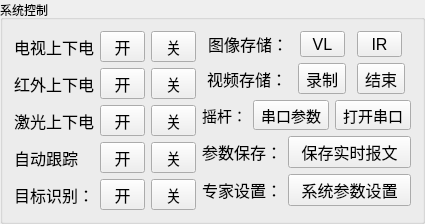
        <widget class="QGroupBox" name="groupBox_3">
         <property name="minimumSize">
          <size>
           <width>0</width>
           <height>220</height>
          </size>
         </property>
         <property name="maximumSize">
          <size>
           <width>16777215</width>
           <height>16777215</height>
          </size>
         </property>
         <property name="title">
          <string>系统控制</string>
         </property>
         <layout class="QHBoxLayout" name="horizontalLayout">
          <item>
           <layout class="QVBoxLayout" name="verticalLayout_2">
            <item>
             <layout class="QHBoxLayout" name="horizontalLayout_105" stretch="0,0,0">
              <item>
               <widget class="QLabel" name="label_58">
                <property name="maximumSize">
                 <size>
                  <width>80</width>
                  <height>16777215</height>
                 </size>
                </property>
                <property name="font">
                 <font>
                  <family>Arial</family>
                  <pointsize>12</pointsize>
                  <weight>50</weight>
                  <bold>false</bold>
                 </font>
                </property>
                <property name="text">
                 <string>电视上下电：</string>
                </property>
               </widget>
              </item>
              <item>
               <widget class="QToolButton" name="toolButton_VI_ON">
                <property name="minimumSize">
                 <size>
                  <width>45</width>
                  <height>0</height>
                 </size>
                </property>
                <property name="font">
                 <font>
                  <family>Arial</family>
                  <pointsize>12</pointsize>
                  <weight>50</weight>
                  <bold>false</bold>
                 </font>
                </property>
                <property name="text">
                 <string>开</string>
                </property>
               </widget>
              </item>
              <item>
               <widget class="QToolButton" name="toolButton_VI_OFF">
                <property name="minimumSize">
                 <size>
                  <width>45</width>
                  <height>0</height>
                 </size>
                </property>
                <property name="font">
                 <font>
                  <family>Arial</family>
                  <pointsize>12</pointsize>
                  <weight>50</weight>
                  <bold>false</bold>
                 </font>
                </property>
                <property name="text">
                 <string>关</string>
                </property>
               </widget>
              </item>
             </layout>
            </item>
            <item>
             <layout class="QHBoxLayout" name="horizontalLayout_87">
              <item>
               <widget class="QLabel" name="label_55">
                <property name="maximumSize">
                 <size>
                  <width>80</width>
                  <height>16777215</height>
                 </size>
                </property>
                <property name="font">
                 <font>
                  <family>Arial</family>
                  <pointsize>12</pointsize>
                  <weight>50</weight>
                  <bold>false</bold>
                 </font>
                </property>
                <property name="text">
                 <string>红外上下电：</string>
                </property>
               </widget>
              </item>
              <item>
               <widget class="QToolButton" name="toolButton_IR_ON">
                <property name="minimumSize">
                 <size>
                  <width>45</width>
                  <height>0</height>
                 </size>
                </property>
                <property name="font">
                 <font>
                  <family>Arial</family>
                  <pointsize>12</pointsize>
                  <weight>50</weight>
                  <bold>false</bold>
                 </font>
                </property>
                <property name="text">
                 <string>开</string>
                </property>
               </widget>
              </item>
              <item>
               <widget class="QToolButton" name="toolButton_IR_OFF">
                <property name="minimumSize">
                 <size>
                  <width>45</width>
                  <height>0</height>
                 </size>
                </property>
                <property name="font">
                 <font>
                  <family>Arial</family>
                  <pointsize>12</pointsize>
                  <weight>50</weight>
                  <bold>false</bold>
                 </font>
                </property>
                <property name="text">
                 <string>关</string>
                </property>
               </widget>
              </item>
             </layout>
            </item>
            <item>
             <layout class="QHBoxLayout" name="horizontalLayout_89">
              <item>
               <widget class="QLabel" name="label_57">
                <property name="maximumSize">
                 <size>
                  <width>80</width>
                  <height>16777215</height>
                 </size>
                </property>
                <property name="font">
                 <font>
                  <family>Arial</family>
                  <pointsize>12</pointsize>
                  <weight>50</weight>
                  <bold>false</bold>
                 </font>
                </property>
                <property name="text">
                 <string>激光上下电：</string>
                </property>
               </widget>
              </item>
              <item>
               <widget class="QToolButton" name="toolButton_laser_ON">
                <property name="minimumSize">
                 <size>
                  <width>45</width>
                  <height>0</height>
                 </size>
                </property>
                <property name="font">
                 <font>
                  <family>Arial</family>
                  <pointsize>12</pointsize>
                  <weight>50</weight>
                  <bold>false</bold>
                 </font>
                </property>
                <property name="text">
                 <string>开</string>
                </property>
               </widget>
              </item>
              <item>
               <widget class="QToolButton" name="toolButton_laser_OFF">
                <property name="minimumSize">
                 <size>
                  <width>45</width>
                  <height>0</height>
                 </size>
                </property>
                <property name="font">
                 <font>
                  <family>Arial</family>
                  <pointsize>12</pointsize>
                  <weight>50</weight>
                  <bold>false</bold>
                 </font>
                </property>
                <property name="text">
                 <string>关</string>
                </property>
               </widget>
              </item>
             </layout>
            </item>
            <item>
             <layout class="QHBoxLayout" name="horizontalLayout_90">
              <item>
               <widget class="QLabel" name="label_67">
                <property name="maximumSize">
                 <size>
                  <width>80</width>
                  <height>16777215</height>
                 </size>
                </property>
                <property name="font">
                 <font>
                  <family>Arial</family>
                  <pointsize>12</pointsize>
                  <weight>50</weight>
                  <bold>false</bold>
                 </font>
                </property>
                <property name="text">
                 <string>自动跟踪</string>
                </property>
               </widget>
              </item>
              <item>
               <widget class="QToolButton" name="btn_auto_track_open">
                <property name="minimumSize">
                 <size>
                  <width>45</width>
                  <height>0</height>
                 </size>
                </property>
                <property name="font">
                 <font>
                  <family>Arial</family>
                  <pointsize>12</pointsize>
                  <weight>50</weight>
                  <bold>false</bold>
                 </font>
                </property>
                <property name="text">
                 <string>开</string>
                </property>
               </widget>
              </item>
              <item>
               <widget class="QToolButton" name="btn_auto_track_close">
                <property name="minimumSize">
                 <size>
                  <width>45</width>
                  <height>0</height>
                 </size>
                </property>
                <property name="font">
                 <font>
                  <family>Arial</family>
                  <pointsize>12</pointsize>
                  <weight>50</weight>
                  <bold>false</bold>
                 </font>
                </property>
                <property name="text">
                 <string>关</string>
                </property>
               </widget>
              </item>
             </layout>
            </item>
            <item>
             <layout class="QHBoxLayout" name="horizontalLayout_91">
              <item>
               <widget class="QLabel" name="label_68">
                <property name="maximumSize">
                 <size>
                  <width>80</width>
                  <height>16777215</height>
                 </size>
                </property>
                <property name="font">
                 <font>
                  <family>Arial</family>
                  <pointsize>12</pointsize>
                  <weight>50</weight>
                  <bold>false</bold>
                 </font>
                </property>
                <property name="text">
                 <string>目标识别：</string>
                </property>
               </widget>
              </item>
              <item>
               <widget class="QToolButton" name="btn_ai_open">
                <property name="minimumSize">
                 <size>
                  <width>45</width>
                  <height>0</height>
                 </size>
                </property>
                <property name="font">
                 <font>
                  <family>Arial</family>
                  <pointsize>12</pointsize>
                  <weight>50</weight>
                  <bold>false</bold>
                 </font>
                </property>
                <property name="text">
                 <string>开</string>
                </property>
               </widget>
              </item>
              <item>
               <widget class="QToolButton" name="btn_ai_close">
                <property name="minimumSize">
                 <size>
                  <width>45</width>
                  <height>0</height>
                 </size>
                </property>
                <property name="font">
                 <font>
                  <family>Arial</family>
                  <pointsize>12</pointsize>
                  <weight>50</weight>
                  <bold>false</bold>
                 </font>
                </property>
                <property name="text">
                 <string>关</string>
                </property>
               </widget>
              </item>
             </layout>
            </item>
           </layout>
          </item>
          <item>
           <layout class="QVBoxLayout" name="verticalLayout_5">
            <item>
             <layout class="QHBoxLayout" name="horizontalLayout_107">
              <item>
               <widget class="QLabel" name="label_65">
                <property name="maximumSize">
                 <size>
                  <width>80</width>
                  <height>16777215</height>
                 </size>
                </property>
                <property name="font">
                 <font>
                  <family>Arial</family>
                  <pointsize>12</pointsize>
                  <weight>50</weight>
                  <bold>false</bold>
                 </font>
                </property>
                <property name="text">
                 <string>图像存储：</string>
                </property>
               </widget>
              </item>
              <item>
               <widget class="QToolButton" name="toolButton_savePic_VL">
                <property name="minimumSize">
                 <size>
                  <width>45</width>
                  <height>0</height>
                 </size>
                </property>
                <property name="font">
                 <font>
                  <family>Arial</family>
                  <pointsize>12</pointsize>
                  <weight>50</weight>
                  <bold>false</bold>
                 </font>
                </property>
                <property name="text">
                 <string>VL</string>
                </property>
               </widget>
              </item>
              <item>
               <widget class="QToolButton" name="toolButton_savePic_IR">
                <property name="minimumSize">
                 <size>
                  <width>45</width>
                  <height>0</height>
                 </size>
                </property>
                <property name="font">
                 <font>
                  <family>Arial</family>
                  <pointsize>12</pointsize>
                  <weight>50</weight>
                  <bold>false</bold>
                 </font>
                </property>
                <property name="text">
                 <string>IR</string>
                </property>
               </widget>
              </item>
             </layout>
            </item>
            <item>
             <layout class="QHBoxLayout" name="horizontalLayout_106">
              <item>
               <widget class="QLabel" name="label_61">
                <property name="maximumSize">
                 <size>
                  <width>80</width>
                  <height>16777215</height>
                 </size>
                </property>
                <property name="font">
                 <font>
                  <family>Arial</family>
                  <pointsize>12</pointsize>
                  <weight>50</weight>
                  <bold>false</bold>
                 </font>
                </property>
                <property name="text">
                 <string>视频存储：</string>
                </property>
               </widget>
              </item>
              <item>
               <widget class="QToolButton" name="toolButton_savevideo_start">
                <property name="minimumSize">
                 <size>
                  <width>45</width>
                  <height>0</height>
                 </size>
                </property>
                <property name="font">
                 <font>
                  <family>Arial</family>
                  <pointsize>12</pointsize>
                  <weight>50</weight>
                  <bold>false</bold>
                 </font>
                </property>
                <property name="text">
                 <string>录制</string>
                </property>
               </widget>
              </item>
              <item>
               <widget class="QToolButton" name="toolButton_savevideo_stop">
                <property name="minimumSize">
                 <size>
                  <width>45</width>
                  <height>0</height>
                 </size>
                </property>
                <property name="font">
                 <font>
                  <family>Arial</family>
                  <pointsize>12</pointsize>
                  <weight>50</weight>
                  <bold>false</bold>
                 </font>
                </property>
                <property name="text">
                 <string>结束</string>
                </property>
               </widget>
              </item>
             </layout>
            </item>
            <item>
             <layout class="QHBoxLayout" name="horizontalLayout_213">
              <item>
               <widget class="QLabel" name="label_201">
                <property name="maximumSize">
                 <size>
                  <width>80</width>
                  <height>16777215</height>
                 </size>
                </property>
                <property name="font">
                 <font>
                  <family>Arial</family>
                  <pointsize>11</pointsize>
                  <weight>50</weight>
                  <bold>false</bold>
                 </font>
                </property>
                <property name="text">
                 <string>摇杆：</string>
                </property>
               </widget>
              </item>
              <item>
               <widget class="QToolButton" name="btn_serialport">
                <property name="minimumSize">
                 <size>
                  <width>45</width>
                  <height>0</height>
                 </size>
                </property>
                <property name="font">
                 <font>
                  <family>Arial</family>
                  <pointsize>11</pointsize>
                  <weight>50</weight>
                  <bold>false</bold>
                 </font>
                </property>
                <property name="text">
                 <string>串口参数</string>
                </property>
               </widget>
              </item>
              <item>
               <widget class="QToolButton" name="btn_openSerialPort">
                <property name="minimumSize">
                 <size>
                  <width>45</width>
                  <height>0</height>
                 </size>
                </property>
                <property name="font">
                 <font>
                  <family>Arial</family>
                  <pointsize>11</pointsize>
                  <weight>50</weight>
                  <bold>false</bold>
                 </font>
                </property>
                <property name="text">
                 <string>打开串口</string>
                </property>
               </widget>
              </item>
             </layout>
            </item>
            <item>
             <layout class="QHBoxLayout" name="horizontalLayout_109">
              <item>
               <widget class="QLabel" name="label_109">
                <property name="maximumSize">
                 <size>
                  <width>80</width>
                  <height>16777215</height>
                 </size>
                </property>
                <property name="font">
                 <font>
                  <family>Arial</family>
                  <pointsize>12</pointsize>
                  <weight>50</weight>
                  <bold>false</bold>
                 </font>
                </property>
                <property name="text">
                 <string>参数保存：</string>
                </property>
               </widget>
              </item>
              <item>
               <widget class="QPushButton" name="btn_save_realtimeMsg">
                <property name="font">
                 <font>
                  <family>Arial</family>
                  <pointsize>12</pointsize>
                 </font>
                </property>
                <property name="text">
                 <string>保存实时报文</string>
                </property>
               </widget>
              </item>
             </layout>
            </item>
            <item>
             <layout class="QHBoxLayout" name="horizontalLayout_108">
              <item>
               <widget class="QLabel" name="label_108">
                <property name="maximumSize">
                 <size>
                  <width>80</width>
                  <height>16777215</height>
                 </size>
                </property>
                <property name="font">
                 <font>
                  <family>Arial</family>
                  <pointsize>12</pointsize>
                  <weight>50</weight>
                  <bold>false</bold>
                 </font>
                </property>
                <property name="text">
                 <string>专家设置：</string>
                </property>
               </widget>
              </item>
              <item>
               <widget class="QPushButton" name="btn_set_sysinfo">
                <property name="font">
                 <font>
                  <family>Arial</family>
                  <pointsize>12</pointsize>
                 </font>
                </property>
                <property name="text">
                 <string>系统参数设置</string>
                </property>
               </widget>
              </item>
             </layout>
            </item>
           </layout>
          </item>
         </layout>
        </widget>
